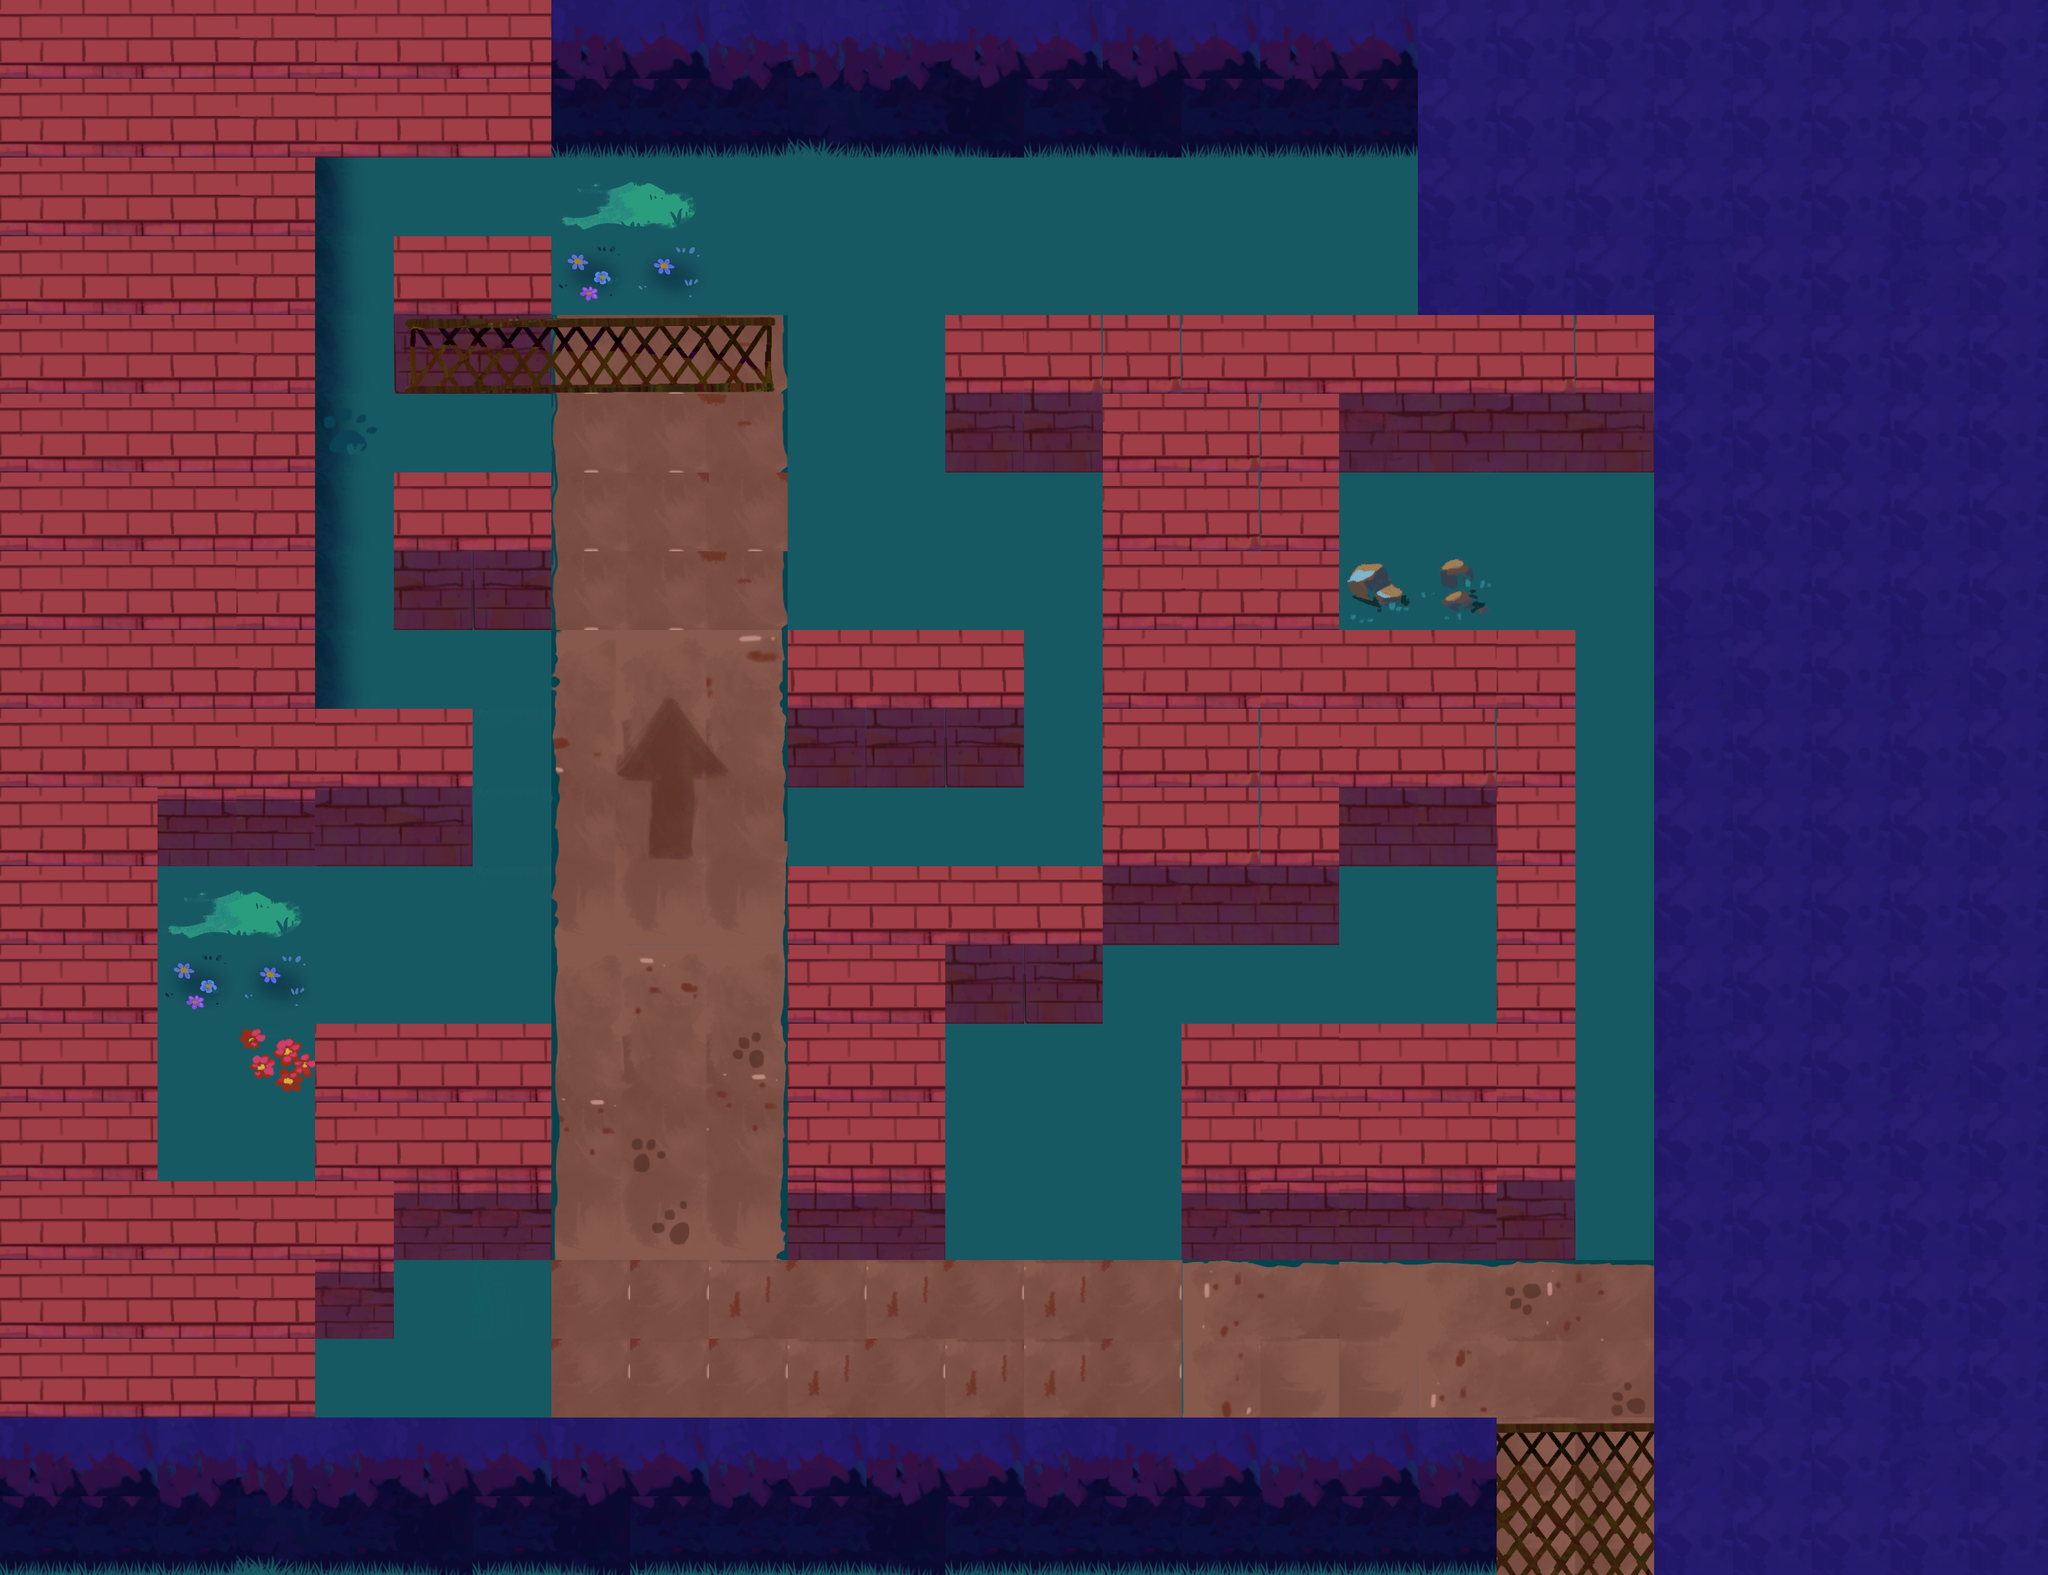

Tiled map render using the project's own tile images. Description and the map definition, with tile-layer contents summarised, below:
An orthogonal 26x20 tile map with 128x128 px tiles, 2 tile layers (ground, decorations), 10 tilesets and 41 objects (3x Guard, 2x Text, Exit, Octopus, Camera, ...).

<map version="1.10" tiledversion="1.11.2" orientation="orthogonal" renderorder="right-down" width="26" height="20" tilewidth="128" tileheight="128" infinite="0" nextlayerid="9" nextobjectid="261">
 <editorsettings>
  <export target="tutorial/SwappingIntro.tmx" format="tmx" />
 </editorsettings>
 <tileset firstgid="1" source="../tilesets/path-1.tsx" />
 <tileset firstgid="211" source="../tilesets/path-2.tsx" />
 <tileset firstgid="421" source="../tilesets/walls-1.tsx" />
 <tileset firstgid="631" source="../tilesets/walls-2.tsx" />
 <tileset firstgid="841" source="../tilesets/path-3.tsx" />
 <tileset firstgid="1097" source="../tilesets/fence.tsx" />
 <tileset firstgid="1127" source="../tilesets/trees.tsx" />
 <tileset firstgid="1136" source="../tilesets/decorations-2.tsx" />
 <tileset firstgid="1256" source="../tilesets/decorations.tsx" />
 <tileset firstgid="1376" source="../tilesets/grass_shadow2.tsx" />
 <layer id="1" name="ground" width="26" height="20">
  <data>[520 cells, 520 non-empty, 88 distinct tile ids]</data>
 </layer>
 <layer id="8" name="decorations" width="26" height="20">
  <data>[520 cells, 20 non-empty, 20 distinct tile ids]</data>
 </layer>
 <objectgroup id="5" name="walls">
  <object id="84" x="1920" y="1664" width="768" height="384" />
  <object id="162" x="1792" y="768" width="384" height="512" />
  <object id="187" x="1792" y="640" width="384" height="128" />
  <object id="188" x="1536" y="640" width="128" height="128" />
  <object id="189" x="1408" y="1024" width="256" height="128" />
  <object id="195" x="640" y="768" width="256" height="128" />
  <object id="207" x="512" y="0" width="384" height="256" />
  <object id="208" x="896" y="0" width="1792" height="256" />
  <object id="209" x="2304" y="256" width="384" height="256" />
  <object id="210" x="640" y="896" width="256" height="128" />
  <object id="211" x="512" y="1152" width="256" height="256" />
  <object id="212" x="1408" y="1152" width="256" height="128" />
  <object id="213" x="1280" y="1408" width="512" height="256" />
  <object id="214" x="512" y="1664" width="384" height="384" />
  <object id="224" x="1920" y="512" width="768" height="128" />
  <object id="225" x="2176" y="640" width="512" height="128" />
  <object id="226" x="1536" y="512" width="128" height="128" />
  <object id="233" x="1792" y="1280" width="384" height="256" />
  <object id="243" x="256" y="2304" width="2432" height="256" />
  <object id="227" x="1664" y="512" width="256" height="128" />
  <object id="228" x="1664" y="640" width="128" height="128" />
  <object id="229" x="1280" y="1664" width="256" height="384" />
  <object id="240" x="2176" y="1024" width="384" height="384" />
  <object id="241" x="2432" y="1408" width="128" height="256" />
  <object id="242" x="0" y="0" width="256" height="2560" />
  <object id="244" x="256" y="0" width="256" height="1408" />
  <object id="245" x="256" y="1920" width="256" height="384" />
  <object id="250" x="2688" y="0" width="640" height="2560" />
  <object id="252" x="1280" y="1024" width="128" height="256" />
  <object id="259" x="896" y="512" width="384" height="128" />
  <object id="260" x="640" y="384" width="256" height="256" />
 </objectgroup>
 <objectgroup id="4" name="objects">
  <object id="4" type="Exit" x="2208.24" y="428.121">
   <properties>
    <property name="category" value="10000" />
    <property name="creature" propertytype="ExitCreature" value="PENGUIN" />
    <property name="exclude" value="00000" />
    <property name="size" type="float" value="1.25" />
   </properties>
   <point />
  </object>
  <object id="154" type="Text" x="440" y="1604">
   <properties>
    <property name="text" value="${swapKey} to swap!" />
   </properties>
   <point />
  </object>
  <object id="155" type="Text" x="1326.31" y="405.697">
   <properties>
    <property name="text" value="${followKey} to make other character follow you" />
   </properties>
   <point />
  </object>
  <object id="164" type="Octopus" x="1860" y="1636">
   <properties>
    <property name="abilityRange" type="float" value="3.5" />
    <property name="category" value="00010" />
    <property name="exclude" value="00010" />
    <property name="force" type="float" value="1" />
    <property name="inkCapacity" type="float" value="100" />
    <property name="inkRegen" type="float" value="25" />
    <property name="inkUsage" type="float" value="25" />
    <property name="maxSpeed" type="float" value="5" />
    <property name="radius" type="float" value="0.4" />
    <property name="spriteRadius" type="float" value="0.6" />
   </properties>
   <point />
  </object>
  <object id="169" type="Guard" x="1652.55" y="2234">
   <properties>
    <property name="angle" type="float" value="270" />
    <property name="category" value="00100" />
    <property name="exclude" value="00100" />
    <property name="force" type="float" value="1.5" />
    <property name="fov" type="float" value="60" />
    <property name="maxSpeed" type="float" value="10" />
    <property name="path" type="object" value="249" />
    <property name="radius" type="float" value="0.2" />
    <property name="spriteRadius" type="float" value="1" />
    <property name="viewDistance" type="float" value="5" />
   </properties>
   <point />
  </object>
  <object id="170" type="Camera" x="588.485" y="1496.48">
   <properties>
    <property name="alarmDistance" type="float" value="5" />
    <property name="angle" type="float" value="0" />
    <property name="category" value="01000" />
    <property name="disabledTime" type="float" value="5" />
    <property name="exclude" value="00000" />
    <property name="fov" type="float" value="60" />
    <property name="radius" type="float" value="0.2" />
    <property name="spriteRadius" type="float" value="0.6" />
    <property name="viewDistance" type="float" value="4" />
   </properties>
   <point />
  </object>
  <object id="223" type="Guard" x="1024.36" y="454.849">
   <properties>
    <property name="angle" type="float" value="0" />
    <property name="category" value="00100" />
    <property name="exclude" value="00100" />
    <property name="force" type="float" value="1.5" />
    <property name="fov" type="float" value="60" />
    <property name="maxSpeed" type="float" value="10" />
    <property name="path" type="object" value="258" />
    <property name="radius" type="float" value="0.2" />
    <property name="spriteRadius" type="float" value="1" />
    <property name="viewDistance" type="float" value="5" />
   </properties>
   <point />
  </object>
  <object id="249" x="1739.39" y="2224.24">
   <polyline points="298.085,1.39461 -394.374,-2.17948" />
  </object>
  <object id="251" type="Cat" x="315.152" y="1466.67">
   <properties>
    <property name="abilityCooldown" type="float" value="5" />
    <property name="abilityRange" type="float" value="7" />
    <property name="category" value="00010" />
    <property name="exclude" value="00010" />
    <property name="force" type="float" value="3" />
    <property name="maxSpeed" type="float" value="10" />
    <property name="meowExpandSpeed" type="float" value="10" />
    <property name="radius" type="float" value="0.4" />
    <property name="spriteRadius" type="float" value="0.6" />
   </properties>
   <point />
  </object>
  <object id="257" type="Guard" x="700" y="2142.42">
   <properties>
    <property name="angle" type="float" value="270" />
    <property name="category" value="00100" />
    <property name="exclude" value="00100" />
    <property name="force" type="float" value="1.5" />
    <property name="fov" type="float" value="60" />
    <property name="maxSpeed" type="float" value="10" />
    <property name="path" type="object" value="0" />
    <property name="radius" type="float" value="0.2" />
    <property name="spriteRadius" type="float" value="1" />
    <property name="viewDistance" type="float" value="5" />
   </properties>
   <point />
  </object>
 </objectgroup>
</map>
